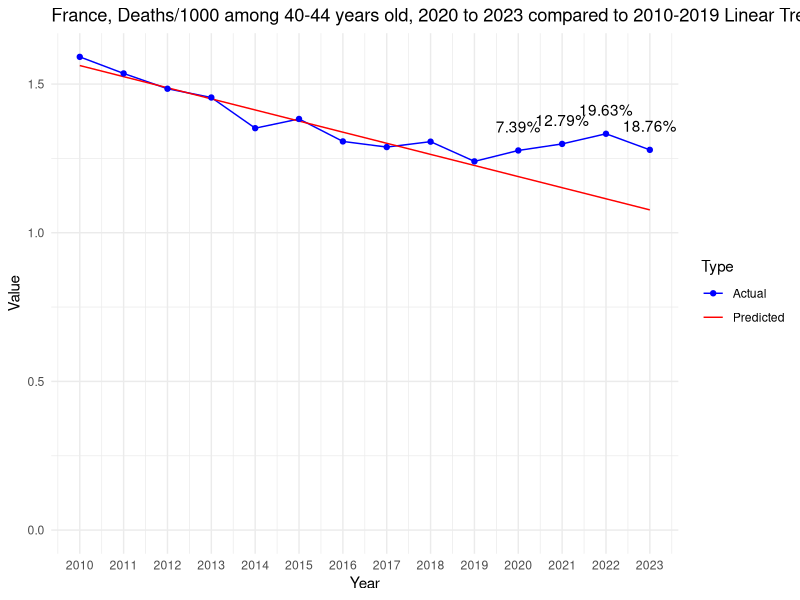

Source code (R):
# Load necessary libraries
library(dplyr)
library(readr)
library(ggplot2)

# Defines the data as a named vector
data <- c(
`2010` = 1.5913700962756, `2011` = 1.53565303926645, `2012` = 1.48421072593578, `2013` = 1.45473706949341, `2014` = 1.35157661817443,
`2015` = 1.38261068201157, `2016` = 1.3070418824001, `2017` = 1.28806205448048, `2018` = 1.30626876565695, `2019` = 1.23996457673405,
`2020` = 1.27663802847947, `2021` = 1.29869453548918, `2022` = 1.33278108851734, `2023` = 1.2787060752341
)

# Extracts data for the decade and recent years
decade <- data[as.character(2010:2019)]
recent_years <- data[as.character(2020:2023)]

# Fits a linear model to the decade data
years <- as.numeric(names(decade))
lm_model <- lm(decade ~ years)

# Predicts values for 2020 to 2023 based on the linear model
predicted_values <- predict(lm_model, newdata = data.frame(years = as.numeric(names(recent_years))))

# Calculates deviations from the linear trend
deviations <- recent_years - predicted_values

# Calculates the mean and standard deviation of the decade
decade_mean <- mean(decade)
decade_stddev <- sd(decade)

# Initializes vectors to store the calculated values
z_scores <- numeric(length(recent_years))
percent_deviations <- numeric(length(recent_years))

# Calculates and store the Z-scores, deviations, and percentage of deviations for recent years
for (i in 1:length(recent_years)) {
  year <- names(recent_years)[i]
  z_scores[i] <- (recent_years[year] - decade_mean) / decade_stddev
  deviation <- deviations[year]
  percent_deviations[i] <- (deviation / predicted_values[i]) * 100
  cat(sprintf("Year: %s, Z-score: %f, Deviation from linear trend: %f, Percentage of deviation: %f%%\n",
              year, z_scores[i], deviation, percent_deviations[i]))
}

# Prepare an extended range for predictions, including 2020 to 2023
extended_years <- as.numeric(c(names(decade), names(recent_years)))

# Predict values for the extended range based on the linear model
extended_predicted_values <- predict(lm_model, newdata = data.frame(years = extended_years))

# Create a data frame for plotting actual values
actual_plot_data <- data.frame(
  Year = as.numeric(names(data)),
  Value = data,
  Type = "Actual"
)

# Create a data frame for plotting predicted values
predicted_plot_data <- data.frame(
  Year = extended_years,
  Value = extended_predicted_values,
  Type = "Predicted"
)

# Combine actual and predicted data
plot_data <- rbind(actual_plot_data, predicted_plot_data)

# Create the line chart
p <- ggplot(plot_data, aes(x = Year, y = Value, color = Type)) +
  geom_line(aes(group = Type)) +
  geom_point(data = actual_plot_data, aes(x = Year, y = Value)) +
  theme_minimal() +
  labs(title = "France, Deaths/1000 among 40-44 years old, 2020 to 2023 compared to 2010-2019 Linear Trend", x = "Year", y = "Value") +
  scale_color_manual(values = c("Actual" = "blue", "Predicted" = "red")) +
  scale_y_continuous(labels = scales::comma, limits = c(0, max(plot_data$Value))) +
  scale_x_continuous(breaks = extended_years) # Set breaks to every year

# Add percentage of deviation annotations for 2020 to 2023
for (i in 1:length(recent_years)) {
  year <- as.numeric(names(recent_years)[i])
  deviation_value <- percent_deviations[i]
  p <- p + annotate("text", x = year, y = data[as.character(year)], label = paste0(round(deviation_value, 2), "%"), vjust = -1.5)
}

# Print the plot
print(p)